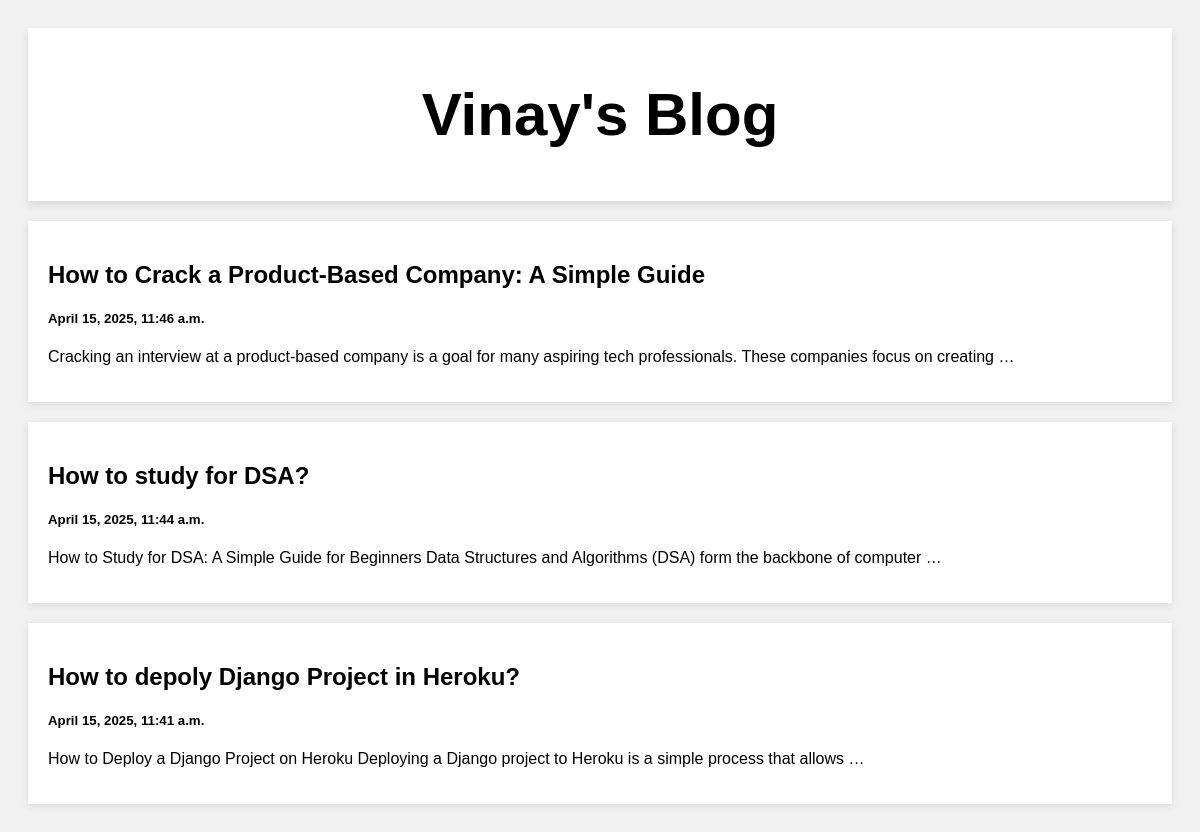
The page / on the database its author committed.
### posts/models.py (models this page shows)
class Post(models.Model):
    title=models.CharField(max_length=100)
    body=models.CharField(max_length=1000000)
    created_at=models.DateTimeField(default=datetime.now,blank=True)

### posts/views.py (the view)
# urls.py: path('', views.index, name='index'),
def index(request):
    posts = Post.objects.all()
    return render(request, 'index.html', {'posts': posts})

### templates/index.html (shortened to what this page needs)
<!DOCTYPE html>
<html>
<head>
</head>
<body>
  <div class="header">
    <h2>Vinay's Blog</h2>
  </div>
  <div class="row">
    <div class="leftcolumn">
      {% for post in posts reversed %}
        <div class="card">
          <a href="/post/{{ post.id }}">
            <h2>{{ post.title }}</h2>
            <h5>{{ post.created_at }}</h5>
            <p>{{ post.body|truncatewords:20 }}</p>
          </a>
        </div>
      {% endfor %}
    </div>
  </div>
</body>
</html>

### templates/index.html (style rules this page uses)
* { box-sizing: border-box; }
body { font-family: Arial; padding: 20px; background: #f1f1f1; }
.header { padding: 2px; font-size: 40px; text-align: center; background: white; box-shadow: 0 4px 8px rgba(0, 0, 0, 0.1); }
.leftcolumn { width: 100%; }
.card { background-color: white; padding: 20px; margin-top: 20px; box-shadow: 0 2px 8px rgba(0, 0, 0, 0.1); }
.card a { text-decoration: none; color: black; }
.row:after { content: ""; display: table; clear: both; }

### rows shown on the page
Post: title "How to Crack a Product-Based Company: A Simple Guide", created_at "April 15, 2025, 11:46 a.m.", body "Cracking an interview at a product-based company is a goal for many aspiring tech professionals. These companies focus on creating …"
Post: title "How to study for DSA?", created_at "April 15, 2025, 11:44 a.m.", body "How to Study for DSA: A Simple Guide for Beginners Data Structures and Algorithms (DSA) form the backbone of computer …"
Post: title "How to depoly Django Project in Heroku?", created_at "April 15, 2025, 11:41 a.m.", body "How to Deploy a Django Project on Heroku Deploying a Django project to Heroku is a simple process that allows …"
